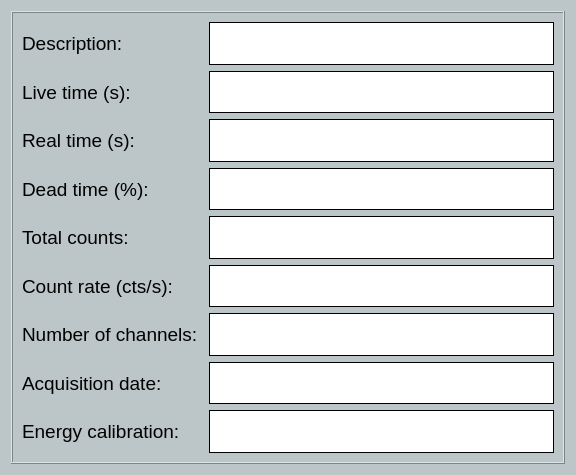
<?xml version="1.0" encoding="UTF-8"?>
<ui version="4.0">
 <class>Dialog</class>
 <widget class="QDialog" name="Dialog">
  <property name="geometry">
   <rect>
    <x>0</x>
    <y>0</y>
    <width>576</width>
    <height>475</height>
   </rect>
  </property>
  <property name="palette">
   <palette>
    <active>
     <colorrole role="Button">
      <brush brushstyle="SolidPattern">
       <color alpha="255">
        <red>188</red>
        <green>198</green>
        <blue>200</blue>
       </color>
      </brush>
     </colorrole>
     <colorrole role="Text">
      <brush brushstyle="SolidPattern">
       <color alpha="255">
        <red>0</red>
        <green>0</green>
        <blue>255</blue>
       </color>
      </brush>
     </colorrole>
     <colorrole role="Base">
      <brush brushstyle="SolidPattern">
       <color alpha="255">
        <red>188</red>
        <green>198</green>
        <blue>200</blue>
       </color>
      </brush>
     </colorrole>
     <colorrole role="Window">
      <brush brushstyle="SolidPattern">
       <color alpha="255">
        <red>188</red>
        <green>198</green>
        <blue>200</blue>
       </color>
      </brush>
     </colorrole>
     <colorrole role="PlaceholderText">
      <brush brushstyle="NoBrush">
       <color alpha="128">
        <red>0</red>
        <green>0</green>
        <blue>255</blue>
       </color>
      </brush>
     </colorrole>
    </active>
    <inactive>
     <colorrole role="Button">
      <brush brushstyle="SolidPattern">
       <color alpha="255">
        <red>188</red>
        <green>198</green>
        <blue>200</blue>
       </color>
      </brush>
     </colorrole>
     <colorrole role="Text">
      <brush brushstyle="SolidPattern">
       <color alpha="255">
        <red>0</red>
        <green>0</green>
        <blue>255</blue>
       </color>
      </brush>
     </colorrole>
     <colorrole role="Base">
      <brush brushstyle="SolidPattern">
       <color alpha="255">
        <red>188</red>
        <green>198</green>
        <blue>200</blue>
       </color>
      </brush>
     </colorrole>
     <colorrole role="Window">
      <brush brushstyle="SolidPattern">
       <color alpha="255">
        <red>188</red>
        <green>198</green>
        <blue>200</blue>
       </color>
      </brush>
     </colorrole>
     <colorrole role="PlaceholderText">
      <brush brushstyle="NoBrush">
       <color alpha="128">
        <red>0</red>
        <green>0</green>
        <blue>255</blue>
       </color>
      </brush>
     </colorrole>
    </inactive>
    <disabled>
     <colorrole role="Button">
      <brush brushstyle="SolidPattern">
       <color alpha="255">
        <red>188</red>
        <green>198</green>
        <blue>200</blue>
       </color>
      </brush>
     </colorrole>
     <colorrole role="Text">
      <brush brushstyle="SolidPattern">
       <color alpha="255">
        <red>120</red>
        <green>120</green>
        <blue>120</blue>
       </color>
      </brush>
     </colorrole>
     <colorrole role="Base">
      <brush brushstyle="SolidPattern">
       <color alpha="255">
        <red>188</red>
        <green>198</green>
        <blue>200</blue>
       </color>
      </brush>
     </colorrole>
     <colorrole role="Window">
      <brush brushstyle="SolidPattern">
       <color alpha="255">
        <red>188</red>
        <green>198</green>
        <blue>200</blue>
       </color>
      </brush>
     </colorrole>
     <colorrole role="PlaceholderText">
      <brush brushstyle="NoBrush">
       <color alpha="128">
        <red>0</red>
        <green>0</green>
        <blue>255</blue>
       </color>
      </brush>
     </colorrole>
    </disabled>
   </palette>
  </property>
  <property name="windowTitle">
   <string>Dialog</string>
  </property>
  <property name="styleSheet">
   <string notr="true">background-color: rgb(188, 198, 200);</string>
  </property>
  <layout class="QGridLayout" name="gridLayout">
   <item row="0" column="0">
    <widget class="QFrame" name="frame">
     <property name="frameShape">
      <enum>QFrame::Box</enum>
     </property>
     <property name="frameShadow">
      <enum>QFrame::Raised</enum>
     </property>
     <layout class="QGridLayout" name="gridLayout_2">
      <item row="7" column="1">
       <widget class="QLabel" name="label_date">
        <property name="font">
         <font>
          <pointsize>12</pointsize>
         </font>
        </property>
        <property name="styleSheet">
         <string notr="true">background-color: rgb(255, 255, 255);</string>
        </property>
        <property name="frameShape">
         <enum>QFrame::Box</enum>
        </property>
        <property name="text">
         <string/>
        </property>
       </widget>
      </item>
      <item row="3" column="1">
       <widget class="QLabel" name="label_dt">
        <property name="font">
         <font>
          <pointsize>12</pointsize>
         </font>
        </property>
        <property name="styleSheet">
         <string notr="true">background-color: rgb(255, 255, 255);</string>
        </property>
        <property name="frameShape">
         <enum>QFrame::Box</enum>
        </property>
        <property name="text">
         <string/>
        </property>
       </widget>
      </item>
      <item row="7" column="0">
       <widget class="QLabel" name="label_13">
        <property name="font">
         <font>
          <pointsize>14</pointsize>
         </font>
        </property>
        <property name="text">
         <string>Acquisition date:</string>
        </property>
       </widget>
      </item>
      <item row="1" column="1">
       <widget class="QLabel" name="label_lt">
        <property name="font">
         <font>
          <pointsize>12</pointsize>
         </font>
        </property>
        <property name="styleSheet">
         <string notr="true">background-color: rgb(255, 255, 255);</string>
        </property>
        <property name="frameShape">
         <enum>QFrame::Box</enum>
        </property>
        <property name="text">
         <string/>
        </property>
       </widget>
      </item>
      <item row="4" column="0">
       <widget class="QLabel" name="label_3">
        <property name="font">
         <font>
          <pointsize>14</pointsize>
         </font>
        </property>
        <property name="text">
         <string>Total counts: </string>
        </property>
       </widget>
      </item>
      <item row="1" column="0">
       <widget class="QLabel" name="label">
        <property name="font">
         <font>
          <pointsize>14</pointsize>
         </font>
        </property>
        <property name="text">
         <string>Live time (s): </string>
        </property>
       </widget>
      </item>
      <item row="6" column="0">
       <widget class="QLabel" name="label_5">
        <property name="font">
         <font>
          <pointsize>14</pointsize>
         </font>
        </property>
        <property name="text">
         <string>Number of channels: </string>
        </property>
       </widget>
      </item>
      <item row="2" column="1">
       <widget class="QLabel" name="label_rt">
        <property name="font">
         <font>
          <pointsize>12</pointsize>
         </font>
        </property>
        <property name="styleSheet">
         <string notr="true">background-color: rgb(255, 255, 255);</string>
        </property>
        <property name="frameShape">
         <enum>QFrame::Box</enum>
        </property>
        <property name="text">
         <string/>
        </property>
       </widget>
      </item>
      <item row="3" column="0">
       <widget class="QLabel" name="label_15">
        <property name="font">
         <font>
          <pointsize>14</pointsize>
         </font>
        </property>
        <property name="text">
         <string>Dead time (%):</string>
        </property>
       </widget>
      </item>
      <item row="6" column="1">
       <widget class="QLabel" name="label_nch">
        <property name="font">
         <font>
          <pointsize>12</pointsize>
         </font>
        </property>
        <property name="styleSheet">
         <string notr="true">background-color: rgb(255, 255, 255);</string>
        </property>
        <property name="frameShape">
         <enum>QFrame::Box</enum>
        </property>
        <property name="text">
         <string/>
        </property>
       </widget>
      </item>
      <item row="8" column="1">
       <widget class="QLabel" name="label_energy_cal">
        <property name="font">
         <font>
          <pointsize>12</pointsize>
         </font>
        </property>
        <property name="styleSheet">
         <string notr="true">background-color: rgb(255, 255, 255);</string>
        </property>
        <property name="frameShape">
         <enum>QFrame::Box</enum>
        </property>
        <property name="text">
         <string/>
        </property>
       </widget>
      </item>
      <item row="4" column="1">
       <widget class="QLabel" name="label_tc">
        <property name="font">
         <font>
          <pointsize>12</pointsize>
         </font>
        </property>
        <property name="styleSheet">
         <string notr="true">background-color: rgb(255, 255, 255);</string>
        </property>
        <property name="frameShape">
         <enum>QFrame::Box</enum>
        </property>
        <property name="text">
         <string/>
        </property>
       </widget>
      </item>
      <item row="5" column="0">
       <widget class="QLabel" name="label_4">
        <property name="font">
         <font>
          <pointsize>14</pointsize>
         </font>
        </property>
        <property name="text">
         <string>Count rate (cts/s): </string>
        </property>
       </widget>
      </item>
      <item row="8" column="0">
       <widget class="QLabel" name="label_14">
        <property name="font">
         <font>
          <pointsize>14</pointsize>
         </font>
        </property>
        <property name="text">
         <string>Energy calibration:</string>
        </property>
       </widget>
      </item>
      <item row="2" column="0">
       <widget class="QLabel" name="label_2">
        <property name="font">
         <font>
          <pointsize>14</pointsize>
         </font>
        </property>
        <property name="text">
         <string>Real time (s): </string>
        </property>
       </widget>
      </item>
      <item row="5" column="1">
       <widget class="QLabel" name="label_cr">
        <property name="font">
         <font>
          <pointsize>12</pointsize>
         </font>
        </property>
        <property name="styleSheet">
         <string notr="true">background-color: rgb(255, 255, 255);</string>
        </property>
        <property name="frameShape">
         <enum>QFrame::Box</enum>
        </property>
        <property name="text">
         <string/>
        </property>
       </widget>
      </item>
      <item row="0" column="0">
       <widget class="QLabel" name="label_6">
        <property name="font">
         <font>
          <pointsize>14</pointsize>
         </font>
        </property>
        <property name="text">
         <string>Description:</string>
        </property>
       </widget>
      </item>
      <item row="0" column="1">
       <widget class="QLabel" name="label_descript">
        <property name="sizePolicy">
         <sizepolicy hsizetype="Expanding" vsizetype="Preferred">
          <horstretch>0</horstretch>
          <verstretch>0</verstretch>
         </sizepolicy>
        </property>
        <property name="font">
         <font>
          <pointsize>12</pointsize>
         </font>
        </property>
        <property name="styleSheet">
         <string notr="true">background-color: rgb(255, 255, 255);</string>
        </property>
        <property name="frameShape">
         <enum>QFrame::Box</enum>
        </property>
        <property name="text">
         <string/>
        </property>
       </widget>
      </item>
     </layout>
    </widget>
   </item>
  </layout>
 </widget>
 <resources/>
 <connections/>
</ui>
